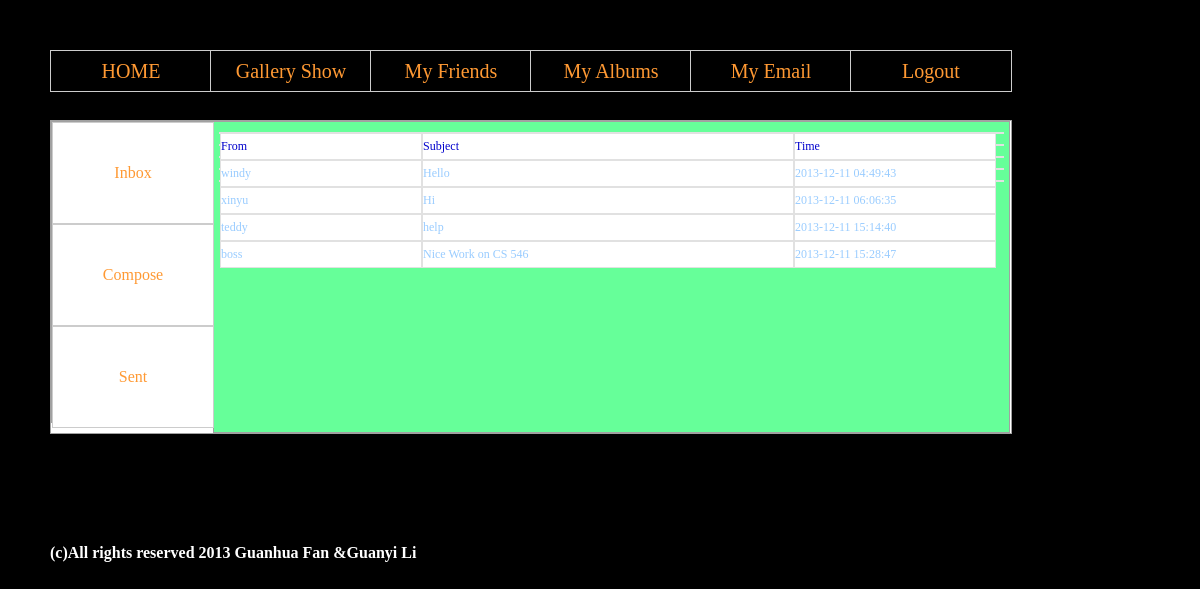
The app's page /php/email.php (signed in) with its own data.
### tables this page shows
CREATE TABLE IF NOT EXISTS `email` (
  `email_id` int(11) NOT NULL AUTO_INCREMENT,
  `sender` int(11) NOT NULL,
  `receiver` int(11) NOT NULL,
  `send_date` timestamp NOT NULL DEFAULT CURRENT_TIMESTAMP ON UPDATE CURRENT_TIMESTAMP,
  `mail` text NOT NULL,
  `subject` text NOT NULL,
  PRIMARY KEY (`email_id`),
  KEY `sender` (`sender`),
  KEY `receiver` (`receiver`)
);

CREATE TABLE IF NOT EXISTS `user_info` (
  `user_id` int(11) NOT NULL AUTO_INCREMENT,
  `username` varchar(40) NOT NULL,
  `password` varchar(128) NOT NULL,
  `date_init` timestamp NOT NULL DEFAULT CURRENT_TIMESTAMP,
  `email` varchar(100) NOT NULL,
  `gender` varchar(10) DEFAULT NULL,
  `whats_up` text,
  `prolink` varchar(200) DEFAULT NULL,
  PRIMARY KEY (`user_id`),
  UNIQUE KEY `username` (`username`)
);

### php/newdb.php (called while the page is built, shortened)
<?PHP
class database
{
	private $link;
	private $res;
	private $host = "localhost";
	private $user = "root";
	private $pass = "90fgh314";
	public function connect()
	{
		if(!isset($this->link))
		{
			try{
				if(!$this->link=mysql_connect($this->host,$this->user,$this->pass))
				{
					throw new Exception("cannot connect");
				}
			}catch (Exception $e)
			{
				echo $e->getMessage();
				exit;
			}
		}
		else{
			$this->disconnect();
			$this->connect();
			echo "Conmnnnn";
		}
	}
	public function send_sql($sql)
	{
		try{
			if(!$this->res = mysql_query($sql, $this->link))
				throw new Exception("Could not send query");
		}catch(Exception $e)
		{
			echo $e->getMessage()."<BR>";
			echo mysql_error();
			exit;
		}
		return $this->res;
	}
}

### php/email.php (the view, shortened to what this page needs)
<?php
if(!isset($_SESSION['user']))
	{
		unset($_SESSION['login']);
      	session_destroy();
      	$redirect_page = "login.php";
      	header("Cache-Control: private, must-revalidate, max-age=0");
	  	header("Pragma: no-cache");
      	header('Location: '.$redirect_page);
	}
	else
	{
		$uuid = $_SESSION['user_id'];
		require_once("/Users/fanxiangmin/Sites/newdb.php");
		$db = new database();
		$db->connect();
		$sql = "select * from email where receiver = '$uuid'; ";
		$res = $db->send_sql($sql);
	}
?>
<!DOCTYPE html>
<html>
	<head>
		<link href = "email.css" rel = "stylesheet" type = "text/css" media = "screen">
	</head>
	<body link = "#FF9933" vlink = "#FF9933" alink = "#FF9933">
		<div class="whole">
			<?php include("Limit.php")?>
			<div class = "welcome">
			</div>
			<div class="down">
				<div class="left">
					<ul id="bar">
						<li class="li1"><a href = "email.php">Inbox</a></li>
						<li class="li2"><a href = "email-1.php">Compose</a></li>
						<li class="li3"><a href = "email-3.php">Sent</a></li>
					</ul>
				</div>
				<div class="right">
					<div class="tag">
						<ul id="tag-ul">
							<li class="holder1">From</li>
							<li class="holder2">Subject</li>
							<li class="holder1">Time</li>
						</ul>
					</div>
					<?php
					while($res2=mysql_fetch_array($res)){
						$sender_id = $res2['sender'];
						$email_id = $res2['email_id'];
						$sql7 = "select username from user_info where user_id = '$sender_id';";
						$res3 = $db->send_sql($sql7);
						$res4 = mysql_fetch_array($res3);
						$sname = $res4['username'];
						$sending = 100;
					echo "<div class=\"content\"><ul id=\"content-ul\"><li class=\"holder1\">".$res4['username']."</li>
							<a href='emailst.php?eid=".$email_id."&sn=".$sname."&srsr=".$sending."'><li class=\"holder2\">".$res2['subject']."</li></a>
														<li class=\"holder1\">".$res2['send_date']."</li>
						</ul>
					</div>";
					}
					?>
				</div>
			</div>
		</div>
		<?php include 'footer.php';?>
	</body>
</html>

### php/Limit.php (shortened to what this page needs)
<ul id = "navmanu">
	<li><a href = "index.html">HOME</a></li>
	<li><a href = "cover1.php">Gallery Show</a>
	</li>
	<li><a href = "friend.php">My Friends</a>
	</li>
	<li><a href = "album1.php">My Albums</a>
	</li>
	<li><a href = "email.php">My Email</a></li>
	<li><a href = "logout.php">Logout</a></li>
</ul>

### php/footer.php
<h4 style = "color:white;float:left;position:relative; top:100px;z-index = 999;">(c)All rights reserved 2013 Guanhua Fan  &Guanyi Li</h4>
<br>

### css/email.css (style rules this page uses)
* { margin: 0px; padding: 0px; }
body { font-family: verdana; background: #000; padding: 50px; }
ul#navmanu, ul.sub1, ul.sub2 { list-style-type: none; font-size: 15pt; z-index: 3; }
ul#navmanu li { width: 160px; text-align: center; position: relative; float: left; margin-right: 0px; z-index: 3; }
ul#navmanu a { text-decoration: none; display: block; width: 160px; height: 40px; line-height: 40px; background-color: #000; border: 1px solid #CCC; z-index: 3; }
.down { float: left; background: white; width: 960px; border: 1px solid #a1a1a1; margin: 10px auto 10px auto; height: auto; }
.left { float: left; width: 160px; height: 300px; border: 1px solid #a1a1a1; }
ul#bar li { width: 160px; text-align: center; position: relative; margin-right: 0px; }
ul#bar a { text-decoration: none; display: block; width: 160px; height: 100px; line-height: 100px; background-color: #fff; border: 1px solid #CCC; }
.right { float: left; background: #66FF99; width: 795px; border: 1px solid #a1a1a1; height: 310px; }
.tag { height: auto; font-size: 12px; margin: 10px 5px 5px 5px; color: #555; border: 1px solid #e1e1e1; }
ul#tag-ul li.holder1 { float: left; text-decoration: none; display: block; width: 200px; height: 25px; line-height: 25px; background-color: #FFF; color: #0000CC; border: 1px solid #e1e1e1; }
ul#tag-ul li.holder2 { float: left; text-decoration: none; display: block; width: 370px; height: 25px; line-height: 25px; background-color: #FFF; color: #0000CC; border: 1px solid #e1e1e1; }
.content { height: auto; font-size: 12px; margin: 10px 5px 5px 5px; color: #99CCFF; border: 1px solid #e1e1e1; }
ul#content-ul li.holder1 { float: left; text-decoration: none; display: block; width: 200px; height: 25px; line-height: 25px; background-color: #FFF; color: #99CCFF; border: 1px solid #e1e1e1; }
ul#content-ul li.holder2 { float: left; text-decoration: none; display: block; width: 370px; height: 25px; line-height: 25px; background-color: #FFF; color: #99CCFF; border: 1px solid #e1e1e1; }

### php/email.php (style rules this page uses)
div.welcome { color: white; position: relative; top: 100px; left: 3px; float: left; z-index: 1; }

### records on screen
email: user_info.username "windy", subject "Hello", send_date "2013-12-11 04:49:43"
email: user_info.username "xinyu", subject "Hi", send_date "2013-12-11 06:06:35"
email: user_info.username "teddy", subject "help", send_date "2013-12-11 15:14:40"
email: user_info.username "boss", subject "Nice Work on CS 546", send_date "2013-12-11 15:28:47"
